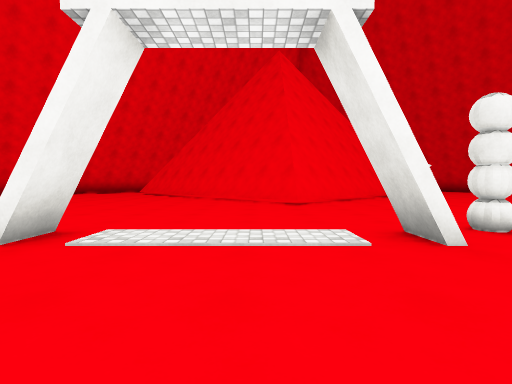
View 1 (above)

16 first-person views from a walk through a scene from a Unity 3-D project. The camera is 1.2 m above the floor, tilts 2° down and sees 80° across. The floor is counted in squares, 2 m on a side. Each view is taken from the middle of a square. On the plan, view 1 faces up. The plan holds only what a view shows up to about 9 squares ahead; the rest is blank. The place goes on beyond the plan. The player is left out. Some animated figures are left out. Surface patterns are stand-ins for the level's own textures.

View 2
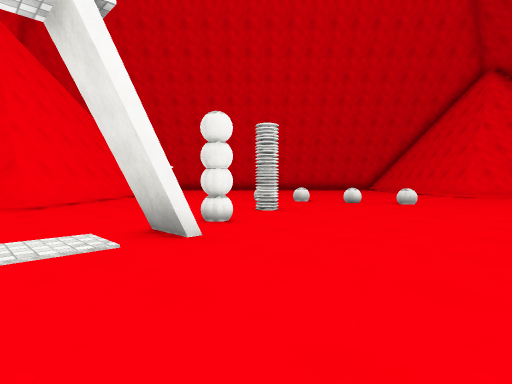

View 3
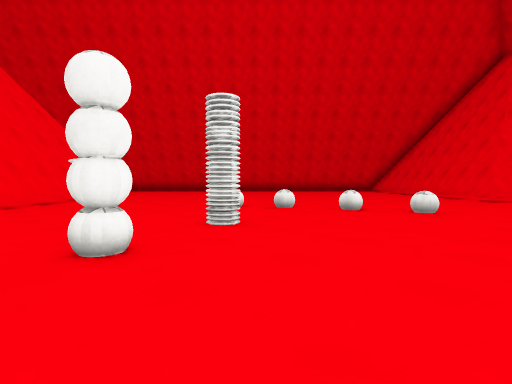

View 4
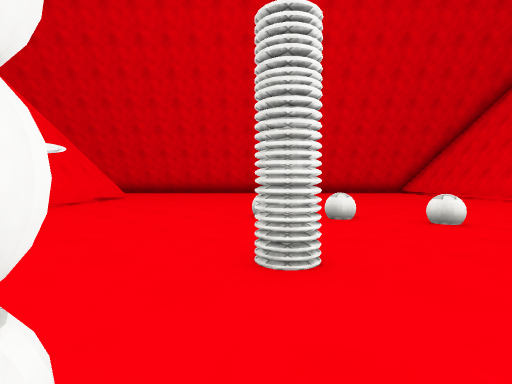

View 5
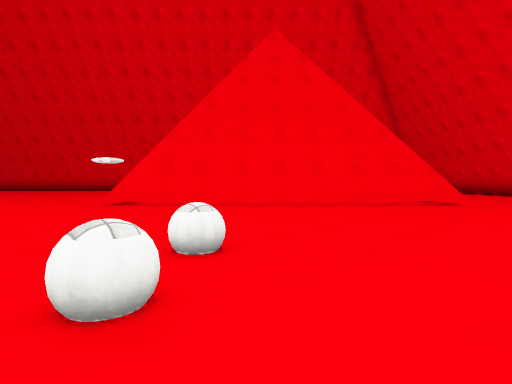

View 6
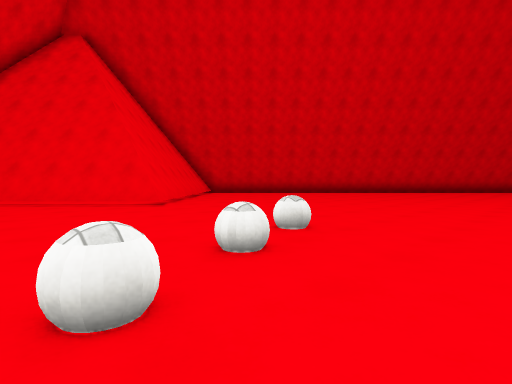

View 7
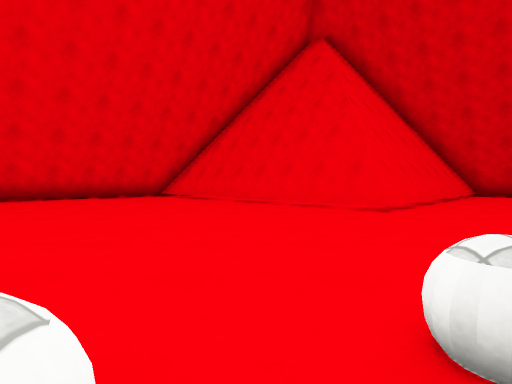

View 8
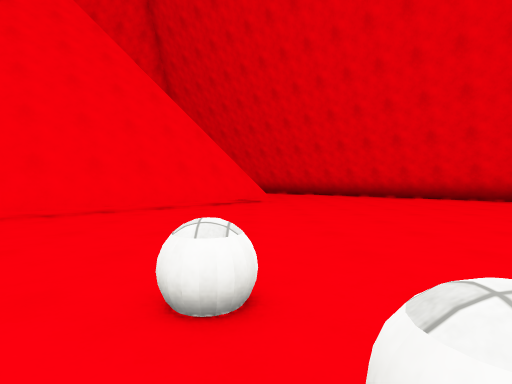

View 9
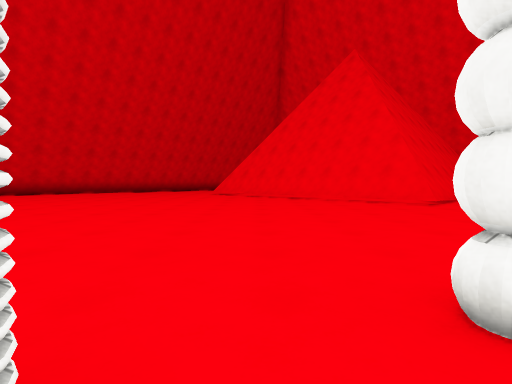

View 10
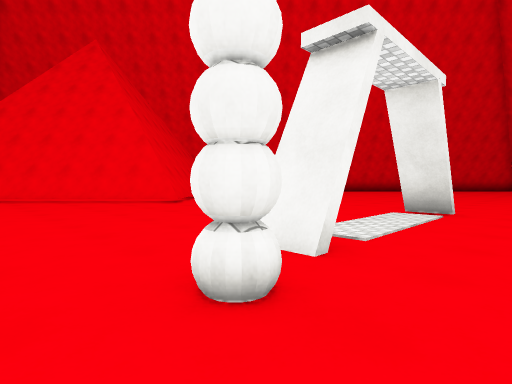

View 11
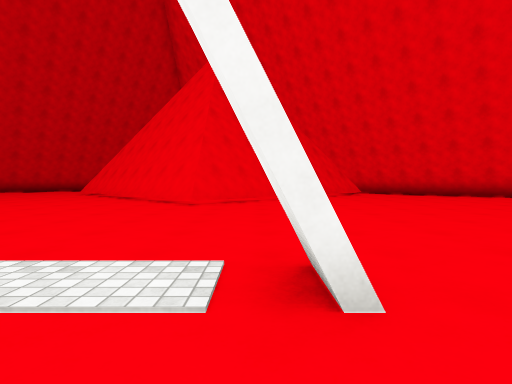

View 12
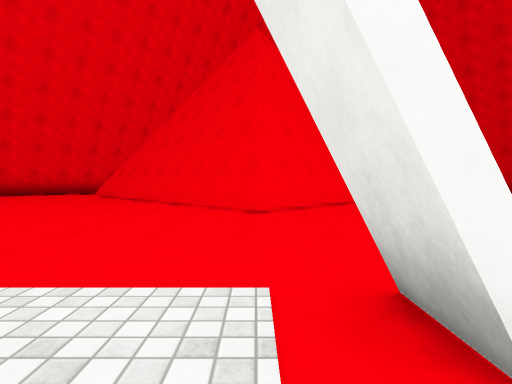

View 13
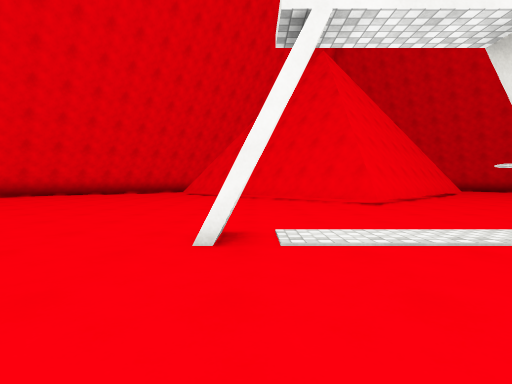

View 14
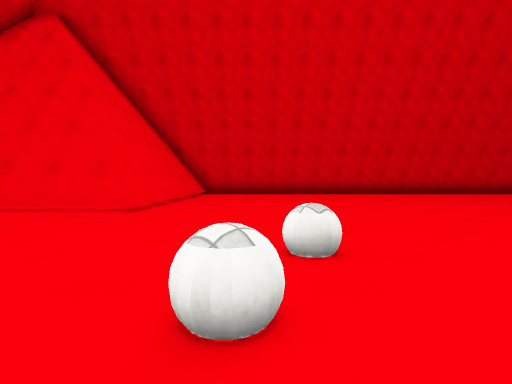

View 15
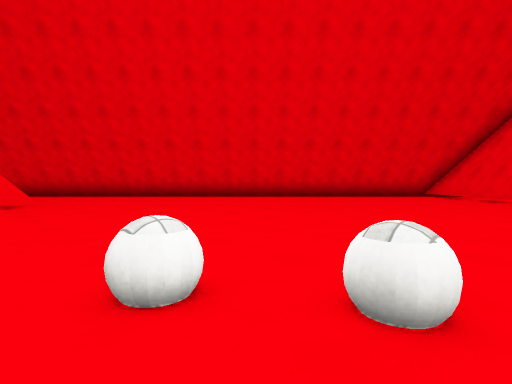

View 16
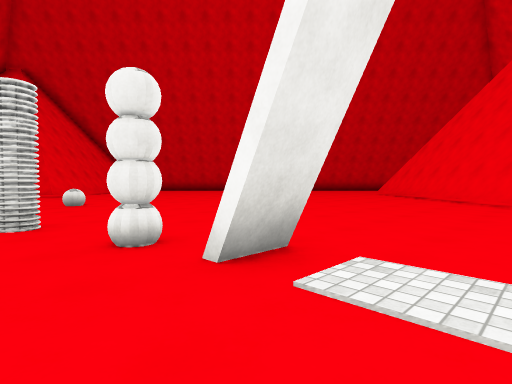

### Floor plan
Points are (right, up) in squares from view 1. A wall is a line through its corners. A room is listed if a view was taken in it or the views show most of it. See-through windows are left out.
Room 1 (views 1, 2, 3, 4, 5, 6, 7, 8, 9, 10, 11, 12, 13, 14, 15, 16)
walls: (1.6, 3.8) (1.6, 2.9); (1.7, 3.6) (1.8, 3.6); (1.4, 2.8) (1.4, 3.6); (1.8, 2.8) (1.7, 2.8); (-2.1, 3.6) (-2.1, 2.8); (-2, 2.9) (-2, 3.6); (-2.3, 2.8) (-2.5, 2.8); (-2.5, 3.6) (-2.3, 3.6); (0.9, 7.9) (-2.3, 11.1); (-0.2, -2.9) (3.1, -6.2); (-1.4, -4.1) (-0.4, -3) (3.1, -6.5); (-1.7, -4.1) (-0.5, -2.9); (7, 14) (1.1, 8.1) (-1.8, 11); (13.3, 2.2) (16.2, 5.2); (15.3, 0.4) (13.1, 2.6); (15.4, 0.5) (13.5, 2.5); (16.1, -0.4) (15.4, 0.3); (16.8, 5.8) (17.4, 6.4); (14.2, 13.4) (13.6, 14.1); (16.1, 11.6) (15.4, 12.2)
low walls: (1.8, 3.6) (1.8, 2.8); (1.7, 2.8) (1.7, 3.6); (-2.3, 3.6) (-2.3, 2.8); (-0.2, -2.7) (3.1, -6); (-1.9, -4) (-0.6, -2.7); (7.4, 14.1) (1.2, 8); (15.8, -0.5) (13, 2.3) (17.2, 6.5); (14.3, 13.7) (13.9, 14); (16.1, 11.9) (15.6, 12.4)
objects: other object (3, 4); other object (7, 6); other object (7, 7); other object (8, 3); other object (8, 4)

Positions as (right, up) in squares from view 1, and headings:
1: (0, 0), facing up
2: (0, 0), facing up-right
3: (2, 1), facing up-right
4: (3, 3), facing up-right
5: (9, 5), facing up-left
6: (6, 6), facing down-right
7: (7, 5), facing right
8: (7, 5), facing up
9: (4, 5), facing down
10: (4, 5), facing down-left
11: (-2, 5), facing down
12: (1, 2), facing up
13: (-2, 0), facing up
14: (7, 5), facing down-right
15: (6, 5), facing up-right
16: (0, 5), facing down-right
